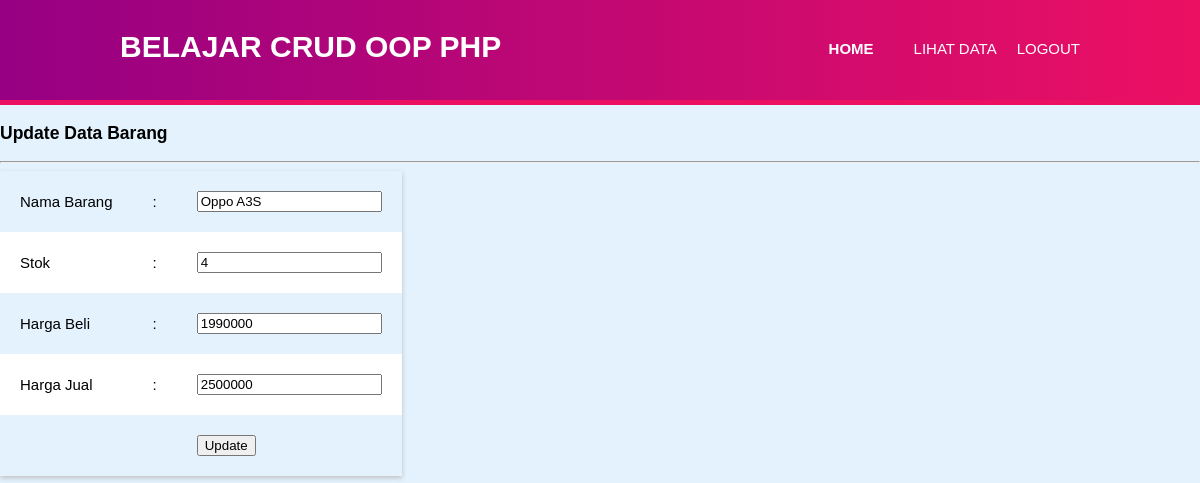
/edit.php?id=10, run on the app's committed database.
### tables this page shows
CREATE TABLE `tb_barang` (
  `id_barang` int(15) NOT NULL,
  `nama_barang` varchar(30) NOT NULL,
  `stok` int(30) NOT NULL,
  `harga_beli` int(50) NOT NULL,
  `harga_jual` int(30) NOT NULL
);

### koneksi.php (called while the page is built, shortened)
<?php
class database{
	var $host = "localhost";
	var $username = "root";
	var $password = "";
	var $database = "crud_oop";
	var $koneksi = "";
	function __construct(){
		$this->koneksi = mysqli_connect($this->host, $this->username, $this->password,$this->database);
	}
	function get_by_id($id_barang)
	{
		$query = mysqli_query($this->koneksi,"select * from tb_barang where id_barang='$id_barang'");
		return $query->fetch_array();
	}
}
?>

### edit.php (the view, shortened to what this page needs)
<?php
include('koneksi.php');
$db = new database();
$id_barang = $_GET['id'];
if(! is_null($id_barang))
{
	$data_barang = $db->get_by_id($id_barang);
}
else
{
	header('location:tampil.php');
}
?>
<!DOCTYPE html>
<html>
<head>
	<link rel="stylesheet" type="text/css" href="style.css">
</head>
<body>
<header>
	<div class="container">
	<div id="merk">
		<h1>BELAJAR CRUD OOP PHP</h1>
	</div>
	<nav>
		<ul>
			<li class="active"><a href="index.php">Home</a></li>
			<li><a href="tampil.php">Lihat Data</a></li>
			<span><a href="logout.php">Logout</a></span>
		</ul>
	</nav>
	</div>
</header>
<h3>Update Data Barang</h3>
<hr/>
<form method="post" action="proses_barang.php?action=update">
<table>
	<tr>
		<td>Nama Barang</td>
		<td>:</td>
		<td><input type="text" name="nama_barang" value="<?php echo $data_barang['nama_barang']; ?>"/></td>
	</tr>
	<tr>
		<td>Stok</td>
		<td>:</td>
		<td><input type="text" name="stok" value="<?php echo $data_barang['stok']; ?>"/></td>
	</tr>
	<tr>
		<td>Harga Beli</td>
		<td>:</td>
		<td><input type="text" name="harga_beli" value="<?php echo $data_barang['harga_beli']; ?>"/></td>
	</tr>
	<tr>
		<td>Harga Jual</td>
		<td>:</td>
		<td><input type="text" name="harga_jual" value="<?php echo $data_barang['harga_jual']; ?>"/></td>
	</tr>
	<tr>
		<td></td>
		<td></td>
		<td><input type="submit" name="tombol" value="Update"/></td>
	</tr>
</table>
</form>
</body>
</html>

### style.css (style rules this page uses)
body { margin: 0; padding: 0; font-size: 15px; font-family: sans-serif; background-color: #e3f2fd; }
.container { width: 80%; margin: auto; overflow: hidden; }
header { background: linear-gradient(to right, #960083, #ec1063); color: #fff; padding-top: 30px; min-height: 70px; border-bottom: 5px solid #ec1063; }
header #merk { float: left; }
header #merk h1 { margin: 0; }
header nav { float: right; margin-top: 10px; }
header li { float: left; display: inline; padding: 0 20px 0 20px; }
header a { color: #fff; text-decoration: none; text-transform: uppercase; font-size: 15px; }
ul { margin: 0; padding: 0; }
header #merk, header .active a { color: #fff; font-weight: bold; }
table { border:0px solid #0088FF; border-collapse: collapse; box-shadow: 0px 2px 5px silver; }
table th,td { padding: 20px; }
table tr:nth-child(2n) { background-color: #fff; }

### data on the page
tb_barang: nama_barang "Oppo A3S", stok "4", harga_beli "1990000", harga_jual "2500000"
